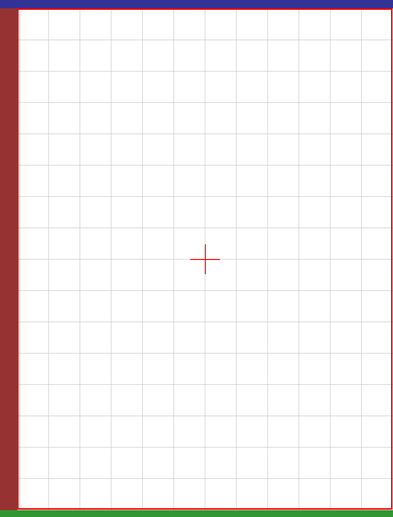
#> input picture draft/C/img/1_c.png, 393 x 517 px, shrunk from 804 x 1056 before the run; its folder holds 3 pictures in this run
$ python scan.py
#> lines starting #> are read from the running program, lines starting #| are printed output that depends on the picture
#!/usr/bin/env python3
"""Поиск позиций оригиналов в outpainted изображениях"""
#pip install opencv-python
#pip install pillow pillow-avif-plugin

#теперь надо обновить скрипт создания описания чтобы копировал нужное для вставки в HTML. Соглашение о именах файлов "_c" означает central HD область

import os
import cv2
import numpy as np
import pyperclip
from pathlib import Path

from PIL import Image

def read_image_any_format(path):
#> called with path = '1_c.png'
    img = Image.open(path).convert("RGB")   # Pillow читает AVIF
#> img is the input picture: PIL image 393x517 RGB; mean R, G, B 242.8, 236.5, 236.8
    img = np.array(img)                     # PIL → NumPy
    img = cv2.cvtColor(img, cv2.COLOR_RGB2BGR)  # RGB → BGR (для OpenCV)
#> img: shape (517, 393, 3)
    return img

def find_template_position(container_path, template_path):
    """Находит позицию template в container с помощью template matching"""
    #container = cv2.imread(str(container_path), cv2.IMREAD_COLOR)
    #template = cv2.imread(str(template_path), cv2.IMREAD_COLOR)
    #in case CV2 cant read avif
    container = read_image_any_format(str(container_path))
    template = read_image_any_format(str(template_path))
#> call 2 of read_image_any_format, with path = '1.png'
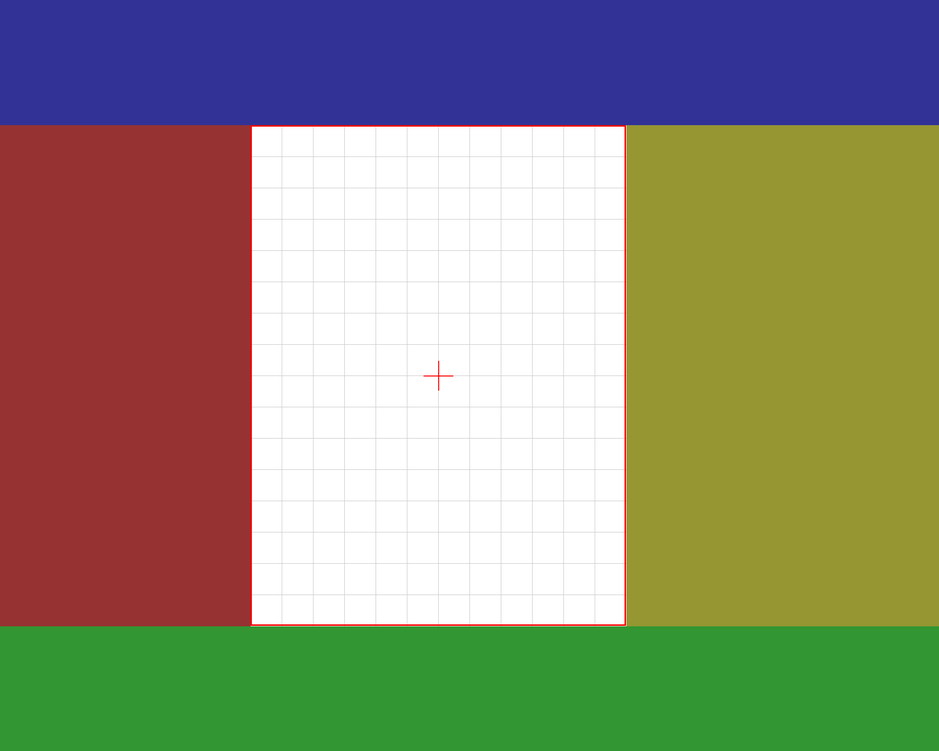
#> input picture draft/C/img/1.png, 939 x 751 px, shrunk from 1920 x 1536 before the run
#> in read_image_any_format, img is the input picture: PIL image 939x751 RGB; mean R, G, B 144.3, 142.1, 120

    if container is None or template is None:
        return None

    th, tw = container.shape[:2]
#> th = 517; tw = 393
    ch, cw = template.shape[:2]
#> ch = 751; cw = 939
    #print(th, tw, ch, cw)
    if tw > cw or th > ch:
        return None

    # Template matching
    result = cv2.matchTemplate(container, template, cv2.TM_CCOEFF_NORMED)
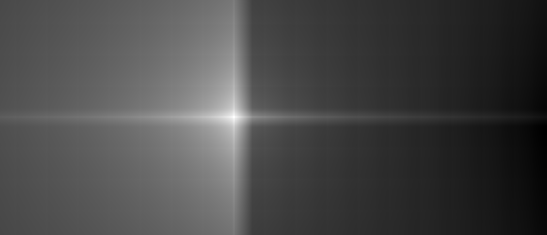
#> result: shape (235, 547) float32; min -0.237, max 0.973, mean 0.107; drawn with min black and max white
    min_val, max_val, min_loc, max_loc = cv2.minMaxLoc(result)
#> min_val = -0.237; max_val = 0.973; min_loc = (544, 127); max_loc = (233, 116)

    # Проверяем качество совпадения
    if max_val < 0.95:
        print(f"  Warning: low match confidence {max_val:.3f} for {template_path.name}")
        if max_val < 0.8:
            return None

    x, y = max_loc
#> x = 233; y = 116
    return {'x': x, 'y': y, 'w': tw, 'h': th, 'confidence': max_val}


def is_animated_webp(filepath):
    try:
        cap = cv2.VideoCapture(str(filepath))
        frame_count = int(cap.get(cv2.CAP_PROP_FRAME_COUNT))
        cap.release()
        return frame_count > 1
    except:
        return False


def main():
    extensions = {'.avif', '.jpg', '.jpeg', '.png', '.webp'}
    results = {}

    # Собираем все файлы
    all_files = {}
    for root, dirs, files in os.walk('.'):
        for fname in files:
            fpath = Path(root) / fname
            ext = fpath.suffix.lower()
            if ext not in extensions:
                continue
            if ext == '.webp' and is_animated_webp(fpath):
                print(f"Skipping animated: {fpath}")
                continue
            all_files[fpath] = fpath.stem

    # Ищем пары filename_c и filename
    processed = set()

    for fpath, stem in all_files.items():
        if not stem.endswith('_c'):
            continue

        base_stem = stem[:-2]  # убираем _c
        ext = fpath.suffix
        container_path = fpath

        # Ищем оригинал
        template_path = fpath.parent / f"{base_stem}{ext}"

        if template_path not in all_files:
            # Пробуем другие расширения
            found = False
            for other_ext in extensions:
                alt_path = fpath.parent / f"{base_stem}{other_ext}"
                if alt_path in all_files:
                    template_path = alt_path
                    found = True
                    break
            if not found:
                continue

        print(f"Processing: {container_path.name} <- {template_path.name}")

        pos = find_template_position(container_path, template_path)
#> pos = {'x': 233, 'y': 116, 'w': 393, 'h': 517, 'confidence': 0.973}
        if pos:
            # Используем имя оригинального файла (с расширением) как ключ
            key = template_path.name
            results[key] = pos
            print(f"  Found at x={pos['x']}, y={pos['y']}, w={pos['w']}, h={pos['h']}")
#|   Found at x=233, y=116, w=393, h=517
        else:
            print(f"  Not found!")

        processed.add(container_path)
        processed.add(template_path)

    if not results:
        print("\nNo pairs found.")
        return

    # Генерируем JS код
    js_lines = []
    for fname, pos in sorted(results.items()):
        # экранируем одинарные кавычки в имени файла, если есть
        safe_fname = fname.replace("'", "\\'")
        js_lines.append(f"originals['{safe_fname}'] = {{ x: {pos['x']}, y: {pos['y']}, w: {pos['w']}, h: {pos['h']} }};")
#> this loop made 1 pass
#> (fname, safe_fname) on pass 1: ('1.png', '1.png')
#> after the loop, js_lines = 1 item

    js_code = '\n'.join(js_lines)

    pyperclip.copy(js_code)
    print(f"\n=== Copied to clipboard ({len(results)} items) ===")
#| === Copied to clipboard (1 items) ===
    print(js_code)
#| originals['1.png'] = { x: 233, y: 116, w: 393, h: 517 };


if __name__ == "__main__":
    main()
